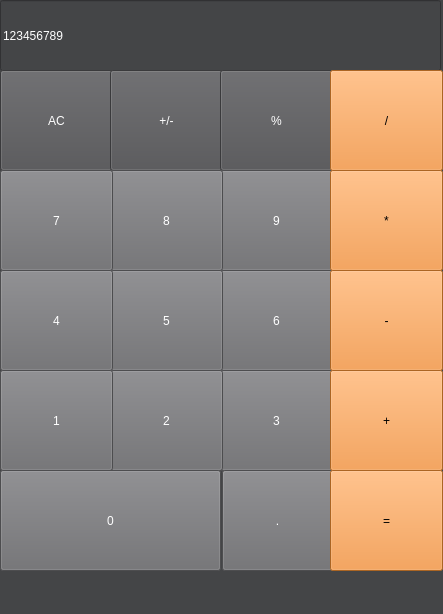
<?xml version="1.0" encoding="UTF-8"?>
<ui version="4.0">
 <class>MainWindow</class>
 <widget class="QMainWindow" name="MainWindow">
  <property name="geometry">
   <rect>
    <x>0</x>
    <y>0</y>
    <width>443</width>
    <height>614</height>
   </rect>
  </property>
  <property name="windowTitle">
   <string>MainWindow</string>
  </property>
  <property name="styleSheet">
   <string notr="true">background-color: rgb(68, 69, 71);</string>
  </property>
  <widget class="QWidget" name="centralwidget">
   <widget class="QLineEdit" name="lineEdit">
    <property name="geometry">
     <rect>
      <x>0</x>
      <y>0</y>
      <width>441</width>
      <height>71</height>
     </rect>
    </property>
    <property name="styleSheet">
     <string notr="true">font: 50pt &quot;Futura&quot;;
color: rgb(255, 255, 255);</string>
    </property>
    <property name="text">
     <string>123456789</string>
    </property>
   </widget>
   <widget class="QPushButton" name="resetBtn">
    <property name="geometry">
     <rect>
      <x>0</x>
      <y>70</y>
      <width>113</width>
      <height>101</height>
     </rect>
    </property>
    <property name="styleSheet">
     <string notr="true">font: 40pt &quot;Gill Sans&quot;;
background-color: rgb(81, 81, 84);
color: rgb(255, 255, 255);</string>
    </property>
    <property name="text">
     <string>AC</string>
    </property>
   </widget>
   <widget class="QPushButton" name="toggleSignBtn">
    <property name="geometry">
     <rect>
      <x>110</x>
      <y>70</y>
      <width>113</width>
      <height>101</height>
     </rect>
    </property>
    <property name="styleSheet">
     <string notr="true">font: 40pt &quot;Gill Sans&quot;;
background-color: rgb(81, 81, 84);
color: rgb(255, 255, 255);</string>
    </property>
    <property name="text">
     <string>+/-</string>
    </property>
   </widget>
   <widget class="QPushButton" name="percentBtn">
    <property name="geometry">
     <rect>
      <x>220</x>
      <y>70</y>
      <width>113</width>
      <height>101</height>
     </rect>
    </property>
    <property name="styleSheet">
     <string notr="true">font: 40pt &quot;Gill Sans&quot;;
background-color: rgb(81, 81, 84);
color: rgb(255, 255, 255);</string>
    </property>
    <property name="text">
     <string>%</string>
    </property>
   </widget>
   <widget class="QPushButton" name="divideBtn">
    <property name="geometry">
     <rect>
      <x>330</x>
      <y>70</y>
      <width>113</width>
      <height>101</height>
     </rect>
    </property>
    <property name="styleSheet">
     <string notr="true">font: 40pt &quot;Gill Sans&quot;;
background-color: rgb(240, 141, 49);</string>
    </property>
    <property name="text">
     <string>/</string>
    </property>
   </widget>
   <widget class="QPushButton" name="nineBtn">
    <property name="geometry">
     <rect>
      <x>220</x>
      <y>170</y>
      <width>113</width>
      <height>101</height>
     </rect>
    </property>
    <property name="styleSheet">
     <string notr="true">font: 40pt &quot;Gill Sans&quot;;
color: rgb(255, 255, 255);
background-color: rgb(108, 108, 111);</string>
    </property>
    <property name="text">
     <string>9</string>
    </property>
   </widget>
   <widget class="QPushButton" name="multiplyBtn">
    <property name="geometry">
     <rect>
      <x>330</x>
      <y>170</y>
      <width>113</width>
      <height>101</height>
     </rect>
    </property>
    <property name="styleSheet">
     <string notr="true">font: 40pt &quot;Gill Sans&quot;;
background-color: rgb(240, 141, 49);</string>
    </property>
    <property name="text">
     <string>*</string>
    </property>
   </widget>
   <widget class="QPushButton" name="eightBtn">
    <property name="geometry">
     <rect>
      <x>110</x>
      <y>170</y>
      <width>113</width>
      <height>101</height>
     </rect>
    </property>
    <property name="styleSheet">
     <string notr="true">font: 40pt &quot;Gill Sans&quot;;
color: rgb(255, 255, 255);
background-color: rgb(108, 108, 111);</string>
    </property>
    <property name="text">
     <string>8</string>
    </property>
   </widget>
   <widget class="QPushButton" name="sevenBtn">
    <property name="geometry">
     <rect>
      <x>0</x>
      <y>170</y>
      <width>113</width>
      <height>101</height>
     </rect>
    </property>
    <property name="styleSheet">
     <string notr="true">font: 40pt &quot;Gill Sans&quot;;
color: rgb(255, 255, 255);
background-color: rgb(108, 108, 111);</string>
    </property>
    <property name="text">
     <string>7</string>
    </property>
   </widget>
   <widget class="QPushButton" name="sixBtn">
    <property name="geometry">
     <rect>
      <x>220</x>
      <y>270</y>
      <width>113</width>
      <height>101</height>
     </rect>
    </property>
    <property name="styleSheet">
     <string notr="true">font: 40pt &quot;Gill Sans&quot;;
color: rgb(255, 255, 255);
background-color: rgb(108, 108, 111);</string>
    </property>
    <property name="text">
     <string>6</string>
    </property>
   </widget>
   <widget class="QPushButton" name="subtractBtn">
    <property name="geometry">
     <rect>
      <x>330</x>
      <y>270</y>
      <width>113</width>
      <height>101</height>
     </rect>
    </property>
    <property name="styleSheet">
     <string notr="true">font: 40pt &quot;Gill Sans&quot;;
background-color: rgb(240, 141, 49);</string>
    </property>
    <property name="text">
     <string>-</string>
    </property>
   </widget>
   <widget class="QPushButton" name="fiveBtn">
    <property name="geometry">
     <rect>
      <x>110</x>
      <y>270</y>
      <width>113</width>
      <height>101</height>
     </rect>
    </property>
    <property name="styleSheet">
     <string notr="true">font: 40pt &quot;Gill Sans&quot;;
color: rgb(255, 255, 255);
background-color: rgb(108, 108, 111);</string>
    </property>
    <property name="text">
     <string>5</string>
    </property>
   </widget>
   <widget class="QPushButton" name="fourBtn">
    <property name="geometry">
     <rect>
      <x>0</x>
      <y>270</y>
      <width>113</width>
      <height>101</height>
     </rect>
    </property>
    <property name="styleSheet">
     <string notr="true">font: 40pt &quot;Gill Sans&quot;;
color: rgb(255, 255, 255);
background-color: rgb(108, 108, 111);</string>
    </property>
    <property name="text">
     <string>4</string>
    </property>
   </widget>
   <widget class="QPushButton" name="threeBtn">
    <property name="geometry">
     <rect>
      <x>220</x>
      <y>370</y>
      <width>113</width>
      <height>101</height>
     </rect>
    </property>
    <property name="styleSheet">
     <string notr="true">font: 40pt &quot;Gill Sans&quot;;
color: rgb(255, 255, 255);
background-color: rgb(108, 108, 111);</string>
    </property>
    <property name="text">
     <string>3</string>
    </property>
   </widget>
   <widget class="QPushButton" name="addBtn">
    <property name="geometry">
     <rect>
      <x>330</x>
      <y>370</y>
      <width>113</width>
      <height>101</height>
     </rect>
    </property>
    <property name="styleSheet">
     <string notr="true">font: 40pt &quot;Gill Sans&quot;;
background-color: rgb(240, 141, 49);</string>
    </property>
    <property name="text">
     <string>+</string>
    </property>
   </widget>
   <widget class="QPushButton" name="twoBtn">
    <property name="geometry">
     <rect>
      <x>110</x>
      <y>370</y>
      <width>113</width>
      <height>101</height>
     </rect>
    </property>
    <property name="styleSheet">
     <string notr="true">font: 40pt &quot;Gill Sans&quot;;
color: rgb(255, 255, 255);
background-color: rgb(108, 108, 111);</string>
    </property>
    <property name="text">
     <string>2</string>
    </property>
   </widget>
   <widget class="QPushButton" name="oneBtn">
    <property name="geometry">
     <rect>
      <x>0</x>
      <y>370</y>
      <width>113</width>
      <height>101</height>
     </rect>
    </property>
    <property name="styleSheet">
     <string notr="true">font: 40pt &quot;Gill Sans&quot;;
color: rgb(255, 255, 255);
background-color: rgb(108, 108, 111);</string>
    </property>
    <property name="text">
     <string>1</string>
    </property>
   </widget>
   <widget class="QPushButton" name="decimalPointBtn">
    <property name="geometry">
     <rect>
      <x>222</x>
      <y>470</y>
      <width>111</width>
      <height>101</height>
     </rect>
    </property>
    <property name="styleSheet">
     <string notr="true">font: 40pt &quot;Gill Sans&quot;;
color: rgb(255, 255, 255);
background-color: rgb(108, 108, 111);</string>
    </property>
    <property name="text">
     <string>.</string>
    </property>
   </widget>
   <widget class="QPushButton" name="equalsBtn">
    <property name="geometry">
     <rect>
      <x>330</x>
      <y>470</y>
      <width>113</width>
      <height>101</height>
     </rect>
    </property>
    <property name="styleSheet">
     <string notr="true">font: 40pt &quot;Gill Sans&quot;;
background-color: rgb(240, 141, 49);</string>
    </property>
    <property name="text">
     <string>=</string>
    </property>
   </widget>
   <widget class="QPushButton" name="zeroBtn">
    <property name="geometry">
     <rect>
      <x>0</x>
      <y>470</y>
      <width>221</width>
      <height>101</height>
     </rect>
    </property>
    <property name="styleSheet">
     <string notr="true">font: 40pt &quot;Gill Sans&quot;;
color: rgb(255, 255, 255);
background-color: rgb(108, 108, 111);</string>
    </property>
    <property name="text">
     <string>0</string>
    </property>
   </widget>
  </widget>
  <widget class="QMenuBar" name="menubar">
   <property name="geometry">
    <rect>
     <x>0</x>
     <y>0</y>
     <width>443</width>
     <height>22</height>
    </rect>
   </property>
  </widget>
  <widget class="QStatusBar" name="statusbar"/>
 </widget>
 <resources/>
 <connections/>
</ui>
